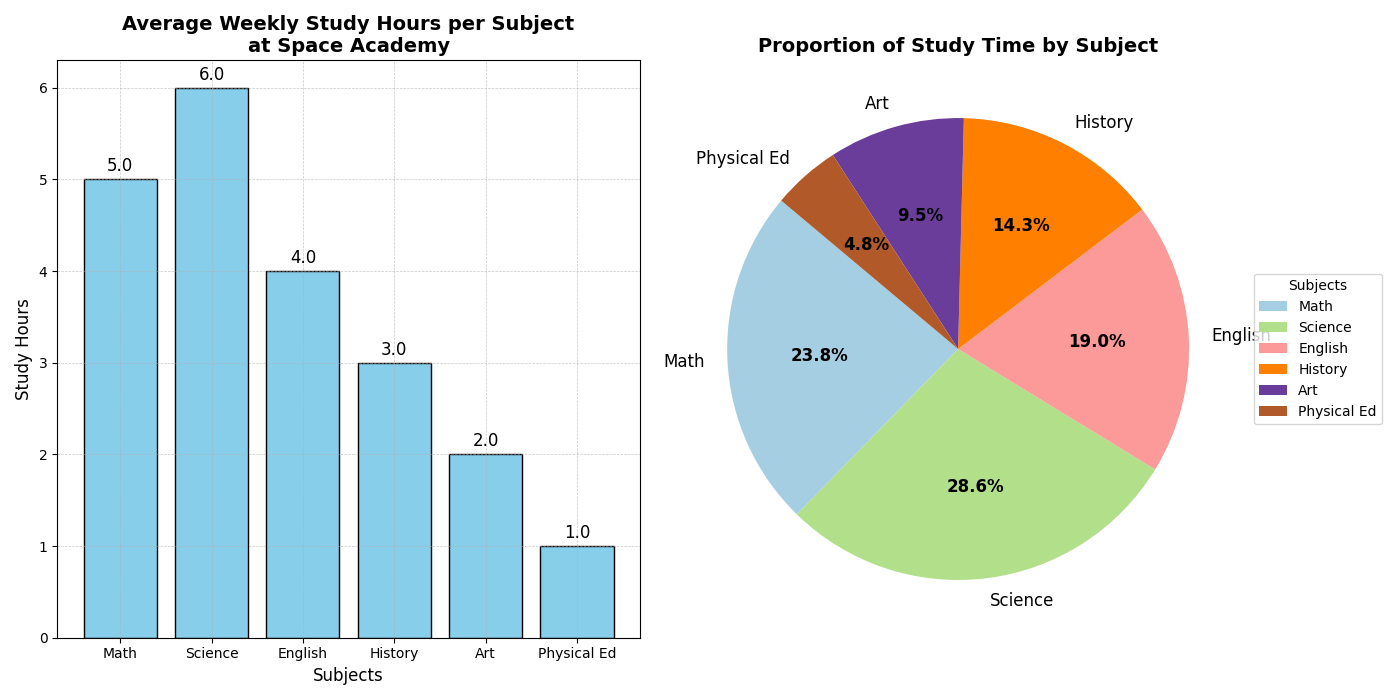

Here is the Python script that generated this plot:
import numpy as np
import matplotlib.pyplot as plt

# Backstory: This bar chart visualizes the average amount of time (in hours) study was dedicated to different subjects in a week by high school students in a fictional school, Space Academy. We will also include a subplot showing the total weekly study time in a pie chart.

# Define the subjects and average study hours. 
subjects = ['Math', 'Science', 'English', 'History', 'Art', 'Physical Ed']
study_hours = np.array([5, 6, 4, 3, 2, 1])

# Creating the main figure and axis
fig, ax = plt.subplots(1, 2, figsize=(14, 7))

# Plotting the bar chart
bars = ax[0].bar(subjects, study_hours, color='skyblue', edgecolor='black')

# Adding titles, labels, and customizing the first subplot
ax[0].set_title('Average Weekly Study Hours per Subject\nat Space Academy', fontweight='bold', fontsize=14)
ax[0].set_xlabel('Subjects', fontsize=12)
ax[0].set_ylabel('Study Hours', fontsize=12)
ax[0].grid(True, linestyle='--', linewidth=0.5, alpha=0.7)

# Annotating study hours on top of each bar
for bar in bars:
    height = bar.get_height()
    ax[0].annotate(f'{height:.1f}', 
                   xy=(bar.get_x() + bar.get_width() / 2, height), 
                   xytext=(0, 3), 
                   textcoords='offset points', 
                   ha='center', va='bottom', fontsize=12, color='black')

# Data for the pie chart subplot to show distribution of total weekly study time
total_study_time = np.sum(study_hours)
study_proportions = study_hours / total_study_time

# Plotting the pie chart
colors = plt.cm.Paired(np.linspace(0, 1, len(subjects)))
wedges, texts, autotexts = ax[1].pie(study_proportions, labels=subjects, autopct='%1.1f%%', colors=colors, startangle=140, textprops={'fontsize': 12})

# Customizing the second subplot
ax[1].set_title('Proportion of Study Time by Subject', fontweight='bold', fontsize=14)
plt.setp(autotexts, size=12, weight='bold')
ax[1].legend(wedges, subjects, title="Subjects", loc="center left", bbox_to_anchor=(1, 0, 0.5, 1))

# Adjusting the layout to prevent overlap
plt.tight_layout()

# Display the plot
plt.show()
